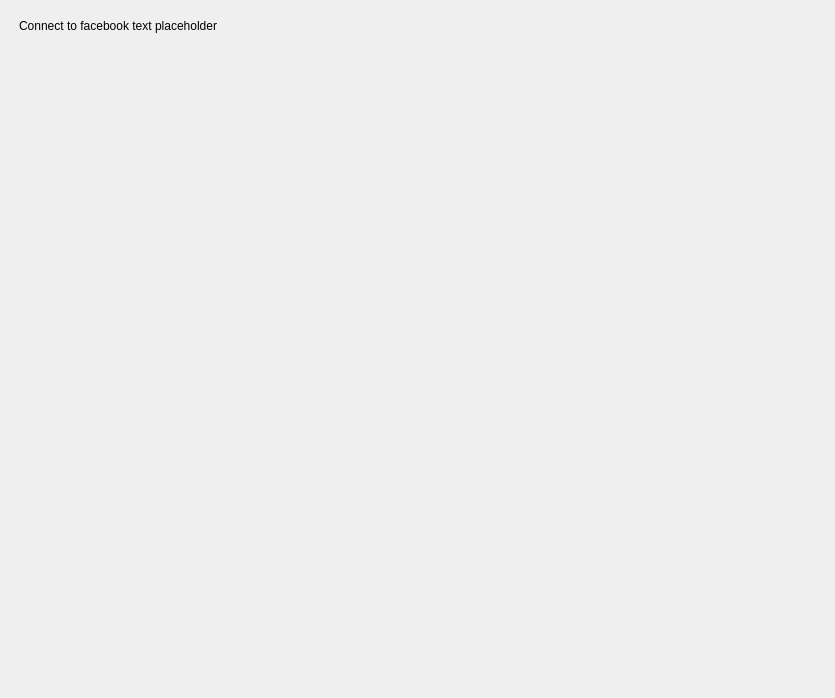
<?xml version="1.0" encoding="UTF-8"?>
<ui version="4.0">
 <class>FacebookConnectWidget</class>
 <widget class="QDialog" name="FacebookConnectWidget">
  <property name="geometry">
   <rect>
    <x>0</x>
    <y>0</y>
    <width>835</width>
    <height>698</height>
   </rect>
  </property>
  <property name="windowTitle">
   <string>Preferences</string>
  </property>
  <property name="windowIcon">
   <iconset>
    <normalon>:/subsurface-icon</normalon>
   </iconset>
  </property>
  <layout class="QVBoxLayout" name="verticalLayout_2">
   <property name="leftMargin">
    <number>5</number>
   </property>
   <property name="topMargin">
    <number>5</number>
   </property>
   <property name="rightMargin">
    <number>5</number>
   </property>
   <property name="bottomMargin">
    <number>5</number>
   </property>
   <item>
    <layout class="QHBoxLayout" name="mainHorizontalLayout">
     <item>
      <widget class="QStackedWidget" name="stackedWidget">
       <property name="sizePolicy">
        <sizepolicy hsizetype="MinimumExpanding" vsizetype="MinimumExpanding">
         <horstretch>0</horstretch>
         <verstretch>0</verstretch>
        </sizepolicy>
       </property>
       <property name="currentIndex">
        <number>0</number>
       </property>
       <widget class="QWidget" name="facebook_page">
        <property name="sizePolicy">
         <sizepolicy hsizetype="Preferred" vsizetype="MinimumExpanding">
          <horstretch>0</horstretch>
          <verstretch>0</verstretch>
         </sizepolicy>
        </property>
        <layout class="QVBoxLayout" name="fbLayout" stretch="0">
         <property name="spacing">
          <number>5</number>
         </property>
         <property name="leftMargin">
          <number>5</number>
         </property>
         <property name="topMargin">
          <number>5</number>
         </property>
         <property name="rightMargin">
          <number>5</number>
         </property>
         <property name="bottomMargin">
          <number>5</number>
         </property>
         <item>
          <widget class="QWidget" name="widget" native="true">
           <layout class="QVBoxLayout" name="verticalLayout_9">
            <item>
             <widget class="QLabel" name="FBLabel">
              <property name="sizePolicy">
               <sizepolicy hsizetype="Preferred" vsizetype="Fixed">
                <horstretch>0</horstretch>
                <verstretch>0</verstretch>
               </sizepolicy>
              </property>
              <property name="text">
               <string>Connect to facebook text placeholder</string>
              </property>
             </widget>
            </item>
            <item>
             <widget class="QWidget" name="fbWebviewContainer" native="true">
              <layout class="QVBoxLayout" name="verticalLayout_10"/>
             </widget>
            </item>
           </layout>
          </widget>
         </item>
        </layout>
       </widget>
      </widget>
     </item>
    </layout>
   </item>
  </layout>
 </widget>
 <resources/>
 <connections/>
</ui>
